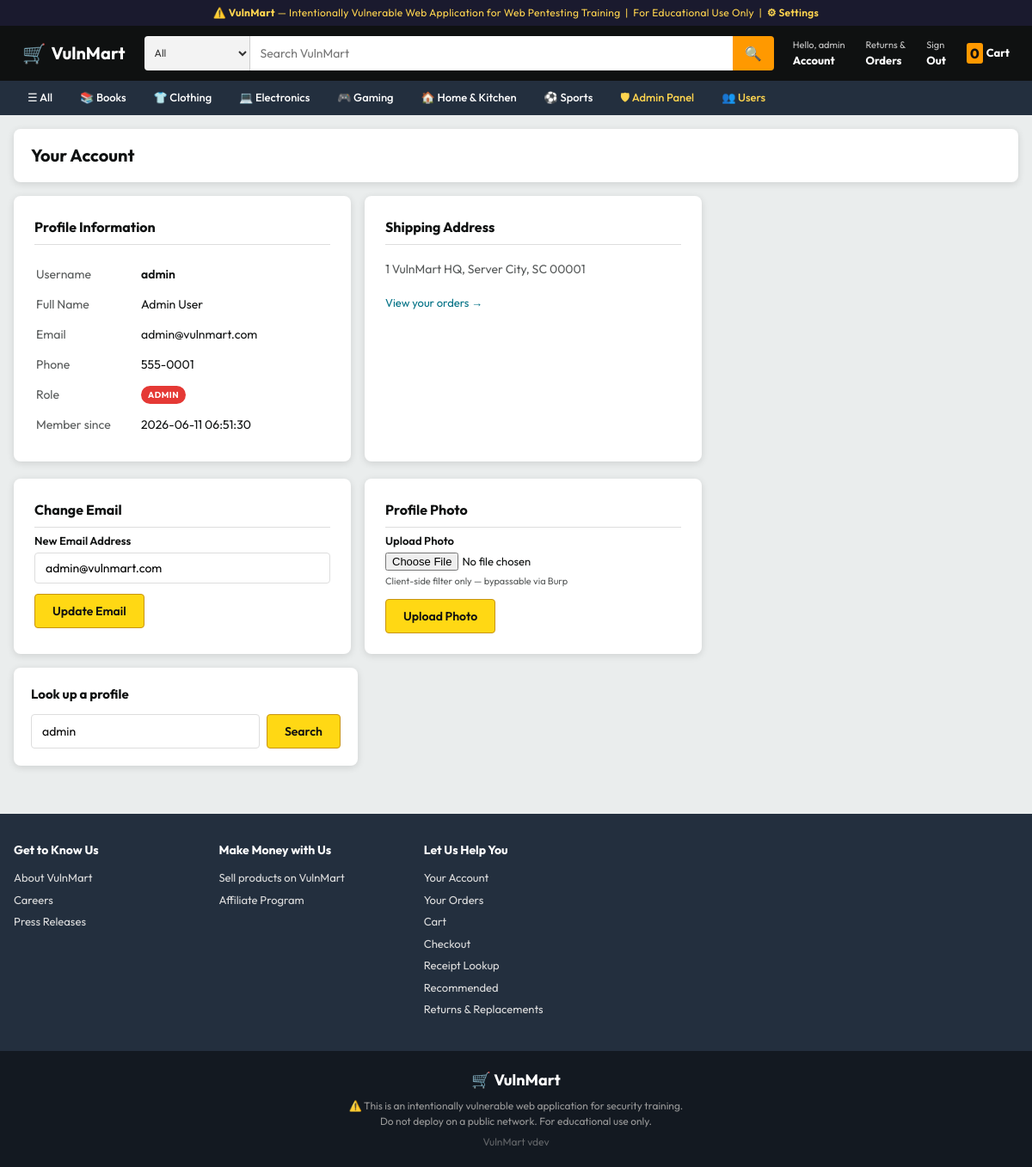
The app's page /profile.php (signed in) with its own data.
### tables this page shows
CREATE TABLE categories (
    id INT AUTO_INCREMENT PRIMARY KEY,
    name VARCHAR(50) NOT NULL,
    slug VARCHAR(50) UNIQUE NOT NULL,
    icon VARCHAR(10)
);

CREATE TABLE users (
    id INT AUTO_INCREMENT PRIMARY KEY,
    username VARCHAR(255) UNIQUE NOT NULL,
    password VARCHAR(255) NOT NULL,
    email VARCHAR(100) UNIQUE NOT NULL,
    full_name VARCHAR(100),
    address TEXT,
    phone VARCHAR(20),
    role ENUM('user', 'admin') DEFAULT 'user',
    created_at TIMESTAMP DEFAULT CURRENT_TIMESTAMP
);

### src/config.php (called while the page is built, shortened)
<?php
function getDifficulty(string $page): string {
    try {
        $conn = getDB();
        $stmt = $conn->prepare("SELECT difficulty FROM settings WHERE page = ?");
        $stmt->bind_param("s", $page);
        $stmt->execute();
        $res = $stmt->get_result();
        if ($row = $res->fetch_assoc()) return $row['difficulty'];
    } catch (Exception $e) {}
    return 'low';
}
function isLoggedIn(): bool {
    return isset($_SESSION['user_id']);
}
function isAdmin(): bool {
    return isset($_SESSION['role']) && $_SESSION['role'] === 'admin';
}

### src/includes/db.php (called while the page is built, shortened)
<?php
require_once __DIR__ . '/../config.php';
function getDB(): mysqli {
    static $conn = null;
    if ($conn === null) {
        $conn = new mysqli(DB_HOST, DB_USER, DB_PASS, DB_NAME);
        $conn->set_charset("utf8mb4");
    }
    return $conn;
}

### src/profile.php (the view, shortened to what this page needs)
<?php
require_once __DIR__ . '/config.php';
require_once __DIR__ . '/includes/db.php';
$conn         = getDB();
$diff         = getDifficulty('profile');
$diff_upload  = getDifficulty('upload');
$userData     = null;
$lookupUser = $_GET['user'] ?? ($_SESSION['username'] ?? null);
if ($lookupUser) {
    if ($diff === 'low') {
        $sql = "SELECT id, username, email, full_name, address, phone, role, created_at
                FROM users WHERE username = '{$lookupUser}'";
        $res = $conn->query($sql);
        if (!$res) {
            $sqlError = $conn->error;
        } elseif ($res->num_rows > 0) {
            $userData = $res->fetch_assoc();
        }
    }
}
include __DIR__ . '/includes/header.php';
?>
<div class="page-header">
    <h1>Your Account</h1>
</div>
<?php if ($userData): ?>
<div style="display:grid;grid-template-columns:1fr 1fr;gap:16px;max-width:800px;">
    <div style="background:var(--card-bg);border-radius:var(--radius);box-shadow:var(--shadow);padding:24px;">
        <h2 style="font-size:16px;font-weight:700;margin-bottom:16px;border-bottom:1px solid var(--border);padding-bottom:8px;">Profile Information</h2>
        <table style="width:100%;font-size:14px;">
            <tr><td style="color:var(--text-muted);padding:6px 0;width:120px;">Username</td>
                <td style="font-weight:600;"><?= htmlspecialchars($userData['username']) ?></td></tr>
            <tr><td style="color:var(--text-muted);padding:6px 0;">Full Name</td>
                <td><?= htmlspecialchars($userData['full_name'] ?? '—') ?></td></tr>
            <tr><td style="color:var(--text-muted);padding:6px 0;">Email</td>
                <td><?= htmlspecialchars($userData['email']) ?></td></tr>
            <tr><td style="color:var(--text-muted);padding:6px 0;">Phone</td>
                <td><?= htmlspecialchars($userData['phone'] ?? '—') ?></td></tr>
            <tr><td style="color:var(--text-muted);padding:6px 0;">Role</td>
                <td><span class="diff-badge" style="background:<?= $userData['role']==='admin'?'#E53935':'#1565C0' ?>"><?= htmlspecialchars($userData['role']) ?></span></td></tr>
            <tr><td style="color:var(--text-muted);padding:6px 0;">Member since</td>
                <td><?= htmlspecialchars($userData['created_at']) ?></td></tr>
        </table>
    </div>
    <div style="background:var(--card-bg);border-radius:var(--radius);box-shadow:var(--shadow);padding:24px;">
        <h2 style="font-size:16px;font-weight:700;margin-bottom:16px;border-bottom:1px solid var(--border);padding-bottom:8px;">Shipping Address</h2>
        <p style="font-size:14px;color:var(--text-muted);line-height:1.8;">
            <?= nl2br(htmlspecialchars($userData['address'] ?? 'No address on file.')) ?>
        </p>
        <div style="margin-top:16px;">
            <a href="/orders.php" style="color:#007185;font-size:13px;">View your orders →</a>
        </div>
    </div>
</div>
<?php if (!isset($_GET['user']) || $_GET['user'] === $_SESSION['username']): ?>
<div style="max-width:800px;margin-top:20px;display:grid;grid-template-columns:1fr 1fr;gap:16px;">
    <div style="background:var(--card-bg);border-radius:var(--radius);box-shadow:var(--shadow);padding:24px;">
        <h2 style="font-size:16px;font-weight:700;margin-bottom:6px;border-bottom:1px solid var(--border);padding-bottom:8px;">
            Change Email
        </h2>
        <form method="POST" action="/profile.php" id="email-form">
            <div style="margin-bottom:12px;">
                <label style="font-size:13px;font-weight:600;display:block;margin-bottom:4px;">New Email Address</label>
                <input type="email" name="email" placeholder="new@example.com"
                       value="<?= htmlspecialchars($userData['email']) ?>"
                       style="width:100%;padding:8px 12px;border:1px solid var(--border);border-radius:4px;font-family:inherit;font-size:14px;">
            </div>
            <button type="submit" class="btn btn-primary" style="width:auto;">Update Email</button>
        </form>
    </div>
    <div style="background:var(--card-bg);border-radius:var(--radius);box-shadow:var(--shadow);padding:24px;">
        <h2 style="font-size:16px;font-weight:700;margin-bottom:6px;border-bottom:1px solid var(--border);padding-bottom:8px;">
            Profile Photo
        </h2>
        <form method="POST" action="/profile.php" enctype="multipart/form-data">
            <div style="margin-bottom:12px;">
                <label style="font-size:13px;font-weight:600;display:block;margin-bottom:4px;">Upload Photo</label>
                <?php if ($diff_upload === 'low'): ?>
                <input type="file" name="photo" accept=".jpg,.png,.gif"
                       style="font-size:13px;display:block;margin-bottom:4px;">
                <p style="font-size:11px;color:var(--text-muted);">Client-side filter only — bypassable via Burp</p>
                <?php else: ?>
                <input type="file" name="photo" style="font-size:13px;display:block;margin-bottom:4px;">
                <p style="font-size:11px;color:var(--text-muted);">Accepts JPG, PNG, GIF only (server-validated)</p>
                <?php endif; ?>
            </div>
            <button type="submit" class="btn btn-primary" style="width:auto;">Upload Photo</button>
        </form>
    </div>
</div>
<?php endif; ?>
<?php endif; ?>
<div style="background:var(--card-bg);border-radius:var(--radius);box-shadow:var(--shadow);padding:20px;max-width:400px;margin-top:16px;">
    <h3 style="font-size:15px;font-weight:700;margin-bottom:12px;">Look up a profile</h3>
    <form method="GET" action="/profile.php" style="display:flex;gap:8px;">
        <input type="text" name="user" placeholder="Enter username"
               value="<?= htmlspecialchars($lookupUser ?? '') ?>"
               style="flex:1;padding:8px 12px;border:1px solid var(--border);border-radius:4px;font-family:inherit;font-size:14px;">
        <button type="submit" class="btn btn-primary" style="width:auto;">Search</button>
    </form>
</div>
<?php include __DIR__ . '/includes/footer.php'; ?>

### src/includes/header.php (shortened to what this page needs)
<?php
require_once __DIR__ . '/../includes/db.php';
$_cat_icons = [
    'books'        => '📚',
    'clothing'     => '👕',
    'electronics'  => '💻',
    'gaming'       => '🎮',
    'home-kitchen' => '🏠',
    'sports'       => '⚽',
];
$_categories = [];
$_cats = getDB()->query("SELECT * FROM categories ORDER BY name");
if ($_cats) {
    while ($r = $_cats->fetch_assoc()) {
        $r['icon'] = $_cat_icons[$r['slug']] ?? '';
        $_categories[] = $r;
    }
}
?>
<!DOCTYPE html>
<html lang="en">
<head>
    <link rel="stylesheet" href="/assets/css/style.css">
</head>
<body>
<div class="training-banner">
    ⚠️ <strong>VulnMart</strong> — Intentionally Vulnerable Web Application for Web Pentesting Training &nbsp;|&nbsp; For Educational Use Only
    <?php if (isAdmin()): ?>
    &nbsp;|&nbsp; <a href="/admin/settings.php" style="color:#FFD54F;font-weight:600;">⚙ Settings</a>
    <?php endif; ?>
</div>
<header class="site-header">
    <div class="header-inner">
        <a href="/" class="site-logo">
            <span class="logo-icon">🛒</span>
            <span>VulnMart</span>
        </a>
        <form action="/search.php" method="GET" class="header-search">
            <select name="cat" class="search-cat-select">
                <option value="">All</option>
            </select>
            <input type="text" name="q" placeholder="Search VulnMart"
                   value="<?= isset($_GET['q']) ? htmlspecialchars($_GET['q']) : '' ?>"
                   class="search-input" autocomplete="off">
            <button type="submit" class="search-btn">🔍</button>
        </form>
        <div class="header-actions">
            <?php if (isLoggedIn()): ?>
            <a href="/profile.php" class="header-action-link">
                <span class="action-label">Hello, <?= htmlspecialchars($_SESSION['username']) ?></span>
                <span class="action-main">Account</span>
            </a>
            <a href="/orders.php" class="header-action-link">
                <span class="action-label">Returns &amp;</span>
                <span class="action-main">Orders</span>
            </a>
            <a href="/logout.php" class="header-action-link">
                <span class="action-label">Sign</span>
                <span class="action-main">Out</span>
            </a>
            <?php endif; ?>
            <a href="/cart.php" class="header-cart">
                <span class="cart-qty"><?= array_sum($_SESSION['cart'] ?? []) ?></span>
                <span>Cart</span>
            </a>
        </div>
    </div>
</header>
<nav class="cat-nav">
    <div class="cat-nav-inner">
        <a href="/" class="cat-nav-link">☰ All</a>
        <?php foreach ($_categories as $c): ?>
        <a href="/category.php?slug=<?= htmlspecialchars($c['slug']) ?>" class="cat-nav-link">
            <?= $c['icon'] ?> <?= htmlspecialchars($c['name']) ?>
        </a>
        <?php endforeach; ?>
        <?php if (isAdmin()): ?>
        <a href="/admin/index.php" class="cat-nav-link cat-nav-admin">🛡 Admin Panel</a>
        <a href="/admin/users.php" class="cat-nav-link cat-nav-admin">👥 Users</a>
        <?php endif; ?>
    </div>
</nav>
<main class="site-main">

### src/assets/css/style.css (style rules this page uses)
*, *::before, *::after { box-sizing: border-box; margin: 0; padding: 0; }
:root { --header-bg: #0F1111; --header-hover: #232F3E; --cat-nav-bg: #232F3E; --accent: #FF9900; --accent-dark: #C45500; --accent-light: #FFD814; --body-bg: #EAEDED; --card-bg: #FFFFFF; --text: #0F1111; --text-muted: #565959; --text-light: #999; --border: #DDD; --star: #FF9900; --price: #B12704; --success: #067D62; --radius: 8px; --shadow: 0 2px 8px rgba(0,0,0,.12); --shadow-hover: 0 4px 16px rgba(0,0,0,.20); }
html { scroll-behavior: smooth; }
body { font-family: 'Outfit', sans-serif; background: var(--body-bg); color: var(--text); font-size: 14px; line-height: 1.5; }
a { color: inherit; text-decoration: none; }
button, input, select { font-family: inherit; }
.training-banner { background: #1a1a2e; color: #FFD54F; text-align: center; font-size: 12px; padding: 6px 16px; letter-spacing: .3px; }
.training-banner a { color: #FFD54F; }
.site-header { background: var(--header-bg); padding: 8px 0; position: sticky; top: 0; z-index: 100; }
.header-inner { max-width: 1400px; margin: 0 auto; padding: 0 16px; display: flex; align-items: center; gap: 12px; }
.site-logo { display: flex; align-items: center; gap: 6px; color: #FFF; font-size: 20px; font-weight: 700; white-space: nowrap; padding: 4px 8px; border: 2px solid transparent; border-radius: 4px; transition: border-color .15s; }
.site-logo .logo-icon { font-size: 22px; }
.header-search { flex: 1; display: flex; height: 40px; border-radius: 4px; overflow: hidden; max-width: 800px; }
.search-cat-select { background: #F3F3F3; border: none; padding: 0 8px; font-size: 12px; color: #333; cursor: pointer; min-width: 80px; border-right: 1px solid #CCC; }
.search-input { flex: 1; border: none; padding: 0 12px; font-size: 14px; outline: none; }
.search-btn { background: var(--accent); border: none; padding: 0 14px; font-size: 16px; cursor: pointer; transition: background .15s; }
.header-actions { display: flex; align-items: center; gap: 4px; color: #FFF; white-space: nowrap; }
.header-action-link { display: flex; flex-direction: column; padding: 4px 8px; border: 2px solid transparent; border-radius: 4px; color: #FFF; transition: border-color .15s; }
.action-label { font-size: 11px; color: #CCC; }
.action-main { font-size: 13px; font-weight: 700; }
.header-cart { display: flex; align-items: center; gap: 4px; color: #FFF; font-size: 13px; font-weight: 700; padding: 4px 8px; border: 2px solid transparent; border-radius: 4px; transition: border-color .15s; }
.cart-qty { background: var(--accent); color: #111; font-size: 16px; font-weight: 800; padding: 0 4px; border-radius: 3px; }
.cat-nav { background: var(--cat-nav-bg); }
.cat-nav-inner { max-width: 1400px; margin: 0 auto; padding: 0 16px; display: flex; gap: 0; overflow-x: auto; scrollbar-width: none; }
.cat-nav-link { color: #FFF; font-size: 13px; font-weight: 500; padding: 8px 14px; white-space: nowrap; border: 2px solid transparent; transition: border-color .15s; }
.cat-nav-admin { color: #FFD54F; }
.site-main { max-width: 1400px; margin: 0 auto; padding: 16px; }
.diff-badge { display: inline-block; color: #FFF; font-size: 10px; font-weight: 700; padding: 3px 8px; border-radius: 12px; letter-spacing: .5px; text-transform: uppercase; }
.btn { display: inline-block; padding: 10px 20px; border-radius: 4px; font-size: 14px; font-weight: 600; cursor: pointer; border: none; transition: background .15s; }
.btn-primary { background: var(--accent-light); color: #111; width: 100%; border: 1px solid #C89411; }
.page-header { background: var(--card-bg); border-radius: var(--radius); padding: 16px 20px; margin-bottom: 16px; box-shadow: var(--shadow); display: flex; align-items: center; justify-content: space-between; flex-wrap: wrap; gap: 8px; }
.page-header h1 { font-size: 20px; font-weight: 700; }

### records on screen
categories: icon "📚", name "Books"
categories: icon "👕", name "Clothing"
categories: icon "💻", name "Electronics"
categories: icon "🎮", name "Gaming"
categories: icon "🏠", name "Home & Kitchen"
categories: icon "⚽", name "Sports"
users: username "admin", full_name "Admin User", email "admin@vulnmart.com", phone "555-0001", role "ADMIN", created_at "2026-06-11 06:51:30", address "1 VulnMart HQ, Server City, SC 00001"

### other values on screen
$_SESSION['username'] "admin"
array_sum($_SESSION['cart'] ?? []) "0"
defined('VULNMART_VERSION') ? VULNMART_VERSION : 'dev' "dev"
